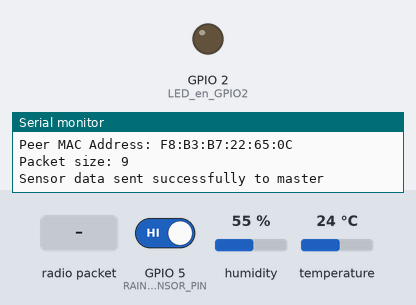
Bench run of a sketch on a simulated ESP8266 (NodeMCU). On the bench: output pins drawn as LEDs (lit = HIGH), the last lines printed to the serial monitor. The test bench sets the inputs (shaded band); at power-on: GPIO 5 (RAIN_SENSOR_PIN) HIGH, humidity 55 %, temperature 24 °C.

Above: at 1.2 s.
1.3 s: radio packet "1" arrives
At 1.7 s:
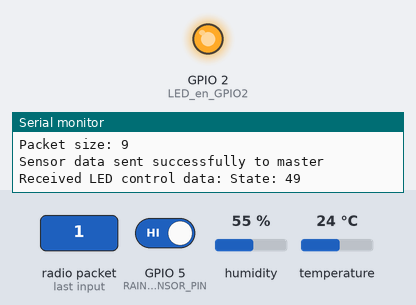
Timing chart, 0 to 4.3 s (numbered marks = the images above; inputs shaded):
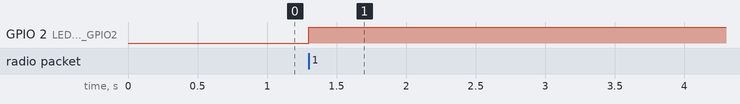

The sketch:

espnow_iot_slave.ino
```cpp
/*
Código Esclavo actualizado para enviar datos del sensor al maestro
*/

#include <ESP8266WiFi.h>
#include <espnow.h>
#include <Adafruit_Sensor.h>
#include <DHT.h>
#include <DHT_U.h>

#define MY_NAME   "SLAVE_NODE"
#define MY_ROLE   ESP_NOW_ROLE_COMBO  // Cambiado a COMBO para que pueda enviar y recibir
#define WIFI_CHANNEL 8

// Definir pines y tipos de sensores
#define DHTPIN 4
#define DHTTYPE DHT11
#define RAIN_SENSOR_PIN 5

// Inicializar el objeto DHT
DHT dht(DHTPIN, DHTTYPE);

// Dirección MAC del maestro (ESP32)
uint8_t masterAddress[] = {0xF8, 0xB3, 0xB7, 0x22, 0x65, 0x0C};

struct __attribute__((packed)) dataPacket {
  int state;
};

struct __attribute__((packed)) sensorDataPacket {
  float humedad;
  float temperatura;
  bool lluvia;
};

void dataReceived(uint8_t *senderMac, uint8_t *data, uint8_t dataLength) {
  dataPacket packet;
  memcpy(&packet, data, sizeof(packet));

  Serial.println();
  Serial.print("Received LED control data: State: ");
  Serial.println(packet.state);
  digitalWrite(2, packet.state);  // Cambiar estado del LED según los datos recibidos
}

void sendSensorData() {

  sensorDataPacket packet;
  packet.humedad = dht.readHumidity();
  packet.temperatura = dht.readTemperature();
  packet.lluvia = (digitalRead(RAIN_SENSOR_PIN) == LOW);

  if (isnan(packet.humedad) || isnan(packet.temperatura)) {
    Serial.println(F("Error al leer del sensor DHT!"));
    return;
  }

  // Información detallada del envío
  Serial.println("Attempting to send sensor data to master...");
  Serial.print("WiFi Channel: ");
  Serial.println(WIFI_CHANNEL);

  Serial.print("Peer MAC Address: ");
  for (int i = 0; i < 6; i++) {
    Serial.printf("%02X", masterAddress[i]);
    if (i < 5) Serial.print(":");
  }
  Serial.println();

  Serial.print("Packet size: ");
  Serial.println(sizeof(packet));

  // Enviar datos al maestro
  int result = esp_now_send(masterAddress, (uint8_t *)&packet, sizeof(packet));
  if (result == 0) {
    Serial.println("Sensor data sent successfully to master");
  } else {
    Serial.print("Error sending data: ");
    Serial.println(result);
  }
}

void setup() {
  pinMode(2, OUTPUT);  // LED en GPIO2
  pinMode(RAIN_SENSOR_PIN, INPUT);
  Serial.begin(115200);

  Serial.println();
  Serial.println();
  Serial.print("Initializing...");
  Serial.println(MY_NAME);
  Serial.print("My MAC address is: ");
  Serial.println(WiFi.macAddress());

  dht.begin();
  WiFi.mode(WIFI_STA);
  wifi_promiscuous_enable(true);
  wifi_set_channel(WIFI_CHANNEL);  // Configura el canal a 8
  wifi_promiscuous_enable(false);
  WiFi.disconnect();

  if (esp_now_init() != 0) {
    Serial.println("ESP-NOW initialization failed");
    return;
  }

  esp_now_set_self_role(MY_ROLE);
  esp_now_register_recv_cb(dataReceived);
  esp_now_add_peer(masterAddress, ESP_NOW_ROLE_COMBO, WIFI_CHANNEL, NULL, 0);

  Serial.println("Initialized.");
}

void loop() {
  sendSensorData();
  delay(5000);  // Enviar los datos del sensor cada 5 segundos
}
```

Measured:
- after the input at 1.3 s, GPIO 2 (LED_en_GPIO2): LOW → HIGH at once
